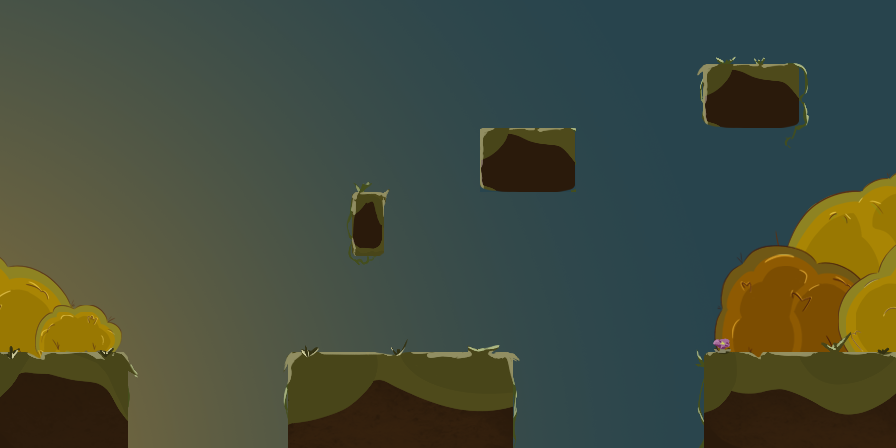

A level layout from a 2D game, rendered from its tile map. Below: a short description, then the map file with its tile-grid data intact:
An orthogonal 28x14 tile map with 32x32 px tiles, 3 tile layers (changementSceneQuatre, background, sol).

<map version="1.5" tiledversion="1.7.2" orientation="orthogonal" renderorder="right-down" width="28" height="14" tilewidth="32" tileheight="32" infinite="0" nextlayerid="4" nextobjectid="1">
 <editorsettings>
  <export target="scene_4.json" format="json" />
 </editorsettings>
 <tileset firstgid="1" name="tileset_4" tilewidth="32" tileheight="32" tilecount="392" columns="28">
  <image source="../tileset/tileset_4.png" width="896" height="448" />
 </tileset>
 <layer id="3" name="changementSceneQuatre" width="28" height="14">
  <data encoding="csv">
0,0,0,0,0,0,0,0,0,0,0,0,0,0,0,0,0,0,0,0,0,0,0,0,0,0,0,0,
0,0,0,0,0,0,0,0,0,0,0,0,0,0,0,0,0,0,0,0,0,0,0,0,0,0,0,0,
0,0,0,0,0,0,0,0,0,0,0,0,0,0,0,0,0,0,0,0,0,0,0,0,0,0,0,0,
0,0,0,0,0,0,0,0,0,0,0,0,0,0,0,0,0,0,0,0,0,0,0,0,0,0,0,0,
0,0,0,0,0,0,0,0,0,0,0,0,0,0,0,0,0,0,0,0,0,0,0,0,0,0,0,0,
0,0,0,0,0,0,0,0,0,0,0,0,0,0,0,0,0,0,0,0,0,0,0,0,0,0,0,0,
0,0,0,0,0,0,0,0,0,0,0,0,0,0,0,0,0,0,0,0,0,0,0,0,0,0,0,0,
0,0,0,0,0,0,0,0,0,0,0,0,0,0,0,0,0,0,0,0,0,0,0,0,0,0,0,0,
0,0,0,0,0,0,0,0,0,0,0,0,0,0,0,0,0,0,0,0,0,0,0,0,0,0,0,0,
0,0,0,0,0,0,0,0,0,0,0,0,0,0,0,0,0,0,0,0,0,0,0,0,0,0,0,280,
0,0,0,0,0,0,0,0,0,0,0,0,0,0,0,0,0,0,0,0,0,0,0,0,0,0,0,308,
0,0,0,0,0,0,0,0,0,0,0,0,0,0,0,0,0,0,0,0,0,0,0,0,0,0,0,0,
0,0,0,0,0,0,0,0,0,0,0,0,0,0,0,0,0,0,0,0,0,0,0,0,0,0,0,0,
0,0,0,0,0,0,0,0,0,0,0,0,0,0,0,0,0,0,0,0,0,0,0,0,0,0,0,0
</data>
 </layer>
 <layer id="2" name="background" width="28" height="14">
  <data encoding="csv">
1,2,3,4,5,6,7,8,9,10,11,12,13,14,15,16,17,18,19,20,21,22,23,24,25,26,27,28,
29,30,31,32,33,34,35,36,37,38,39,40,41,42,43,44,45,46,47,48,49,50,51,52,53,54,55,56,
57,58,59,60,61,62,63,64,65,66,67,68,69,70,71,72,73,74,75,76,77,78,0,0,0,82,83,84,
85,86,87,88,89,90,91,92,93,94,95,96,97,98,99,100,101,102,103,104,105,106,0,0,0,110,111,112,
113,114,115,116,117,118,119,120,121,122,123,124,125,126,127,128,129,130,131,132,133,134,135,136,137,138,139,140,
141,142,143,144,145,146,147,148,149,150,151,152,153,154,155,156,157,158,159,160,161,162,163,164,165,166,167,168,
169,170,171,172,173,174,175,176,177,178,179,0,181,182,183,184,185,186,187,188,189,190,191,192,193,194,195,196,
197,198,199,200,201,202,203,204,205,206,207,0,209,210,211,212,213,214,215,216,217,218,219,220,221,222,223,224,
225,226,227,228,229,230,231,232,233,234,235,236,237,238,239,240,241,242,243,244,245,246,247,248,249,250,251,252,
253,254,255,256,257,258,259,260,261,262,263,264,265,266,267,268,269,270,271,272,273,274,275,276,277,278,279,0,
281,282,283,284,285,286,287,288,289,290,291,292,293,294,295,296,297,298,299,300,301,302,303,304,305,306,307,0,
0,0,0,0,313,314,315,316,317,0,0,0,0,0,0,0,325,326,327,328,329,330,0,0,0,0,0,0,
0,0,0,0,341,342,343,344,345,0,0,0,0,0,0,0,353,354,355,356,357,358,0,0,0,0,0,0,
0,0,0,0,369,370,371,372,373,0,0,0,0,0,0,0,381,382,383,384,385,386,0,0,0,0,0,0
</data>
 </layer>
 <layer id="1" name="sol" width="28" height="14">
  <data encoding="csv">
0,0,0,0,0,0,0,0,0,0,0,0,0,0,0,0,0,0,0,0,0,0,0,0,0,0,0,0,
0,0,0,0,0,0,0,0,0,0,0,0,0,0,0,0,0,0,0,0,0,0,0,0,0,0,0,0,
0,0,0,0,0,0,0,0,0,0,0,0,0,0,0,0,0,0,0,0,0,0,79,80,81,0,0,0,
0,0,0,0,0,0,0,0,0,0,0,0,0,0,0,0,0,0,0,0,0,0,107,108,109,0,0,0,
0,0,0,0,0,0,0,0,0,0,0,0,0,0,0,79,80,81,0,0,0,0,0,0,0,0,0,0,
0,0,0,0,0,0,0,0,0,0,0,0,0,0,0,107,108,109,0,0,0,0,0,0,0,0,0,0,
0,0,0,0,0,0,0,0,0,0,0,180,0,0,0,0,0,0,0,0,0,0,0,0,0,0,0,0,
0,0,0,0,0,0,0,0,0,0,0,208,0,0,0,0,0,0,0,0,0,0,0,0,0,0,0,0,
0,0,0,0,0,0,0,0,0,0,0,0,0,0,0,0,0,0,0,0,0,0,0,0,0,0,0,0,
0,0,0,0,0,0,0,0,0,0,0,0,0,0,0,0,0,0,0,0,0,0,0,0,0,0,0,0,
0,0,0,0,0,0,0,0,0,0,0,0,0,0,0,0,0,0,0,0,0,0,0,0,0,0,0,0,
309,310,311,312,0,0,0,0,0,318,319,320,321,322,323,324,0,0,0,0,0,0,331,332,333,334,335,336,
337,338,339,340,0,0,0,0,0,346,347,348,349,350,351,352,0,0,0,0,0,0,359,360,361,362,363,364,
365,366,367,368,0,0,0,0,0,374,375,376,377,378,379,380,0,0,0,0,0,0,387,388,389,390,391,392
</data>
 </layer>
</map>